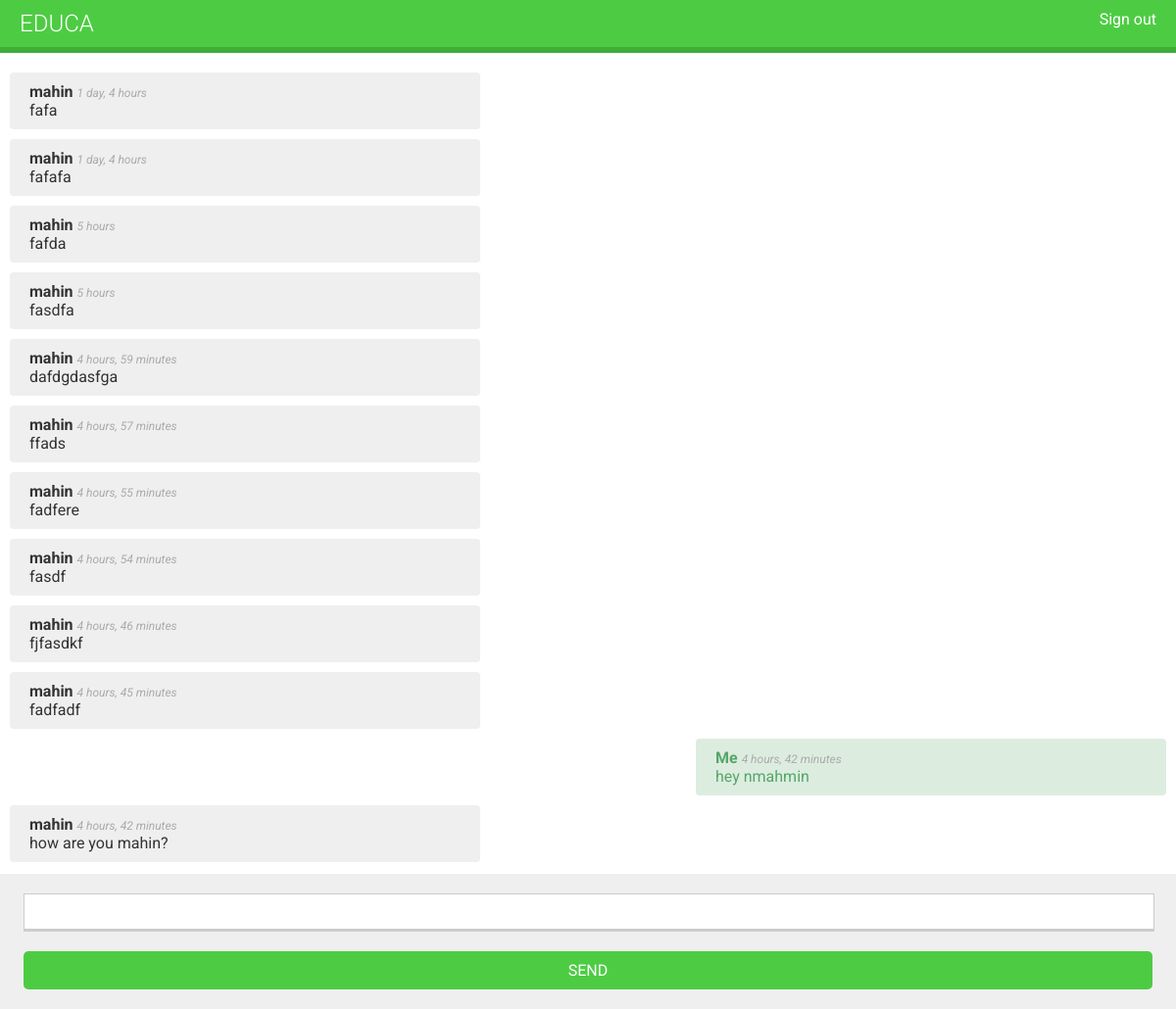
The app's page /chat/room/2/ (signed in) with its own data.
### chat/models.py (models this page shows)
class ChatData(models.Model):
    room_name = models.CharField(max_length=20)
    user = models.ForeignKey(get_user_model(), on_delete=models.SET_NULL, null=True)
    message = models.CharField(max_length=100)
    date = models.DateTimeField()

### chat/views.py (the view)
# urls.py: path('room/<int:course_id>/', views.course_chat_room, name="course_chat_room"),
@login_required
def course_chat_room(request, course_id):
    try:
        course = request.user.courses_joined.get(id=course_id)
        room_name = f'chat_{course_id}'
        msg = ChatData.objects.filter(room_name=room_name)
    except:
        return HttpResponseForbidden()
    return render(request, 'chat/room.html', {'course': course, 'msg': msg})

### templates/chat/room.html (shortened to what this page needs)
{% extends "base.html" %}
{% block content %}
    <div id="chat">
    {% for m in msg %}
        {% with sender=m.user %}
        <div class="message {% if sender == request.user %}me{% else %}other{% endif %}">
            <strong>{% if sender == request.user %}Me{% else %}{{ user.username }}{% endif %}</strong>
            <span class="date">{{ m.date|timesince }}</span><br>
            {{ m.message }}
        </div>
        {% endwith %}
    {% endfor %}
    </div>
    <div id="chat-input">
        <input id="chat-message-input" type="text">
        <input id="chat-message-submit" type="submit" value="Send">
    </div>
{% endblock %}

### static/css/base.css (style rules this page uses)
body { margin:0; font-family:'Roboto', sans-serif; font-weight:400; color:#333; }
input, select, textarea { border:1px solid #ccc; border-bottom:3px solid #ccc; padding:8px 12px; font-size:16px; font-family:'Roboto', sans-serif; float:left; clear:both; width:300px; }
input[type=submit], a.button { border-radius:5px; background:#4dcc43; color:#fff; font-size:16px; text-transform:uppercase; border:none; padding:10px 20px; margin:20px 0; }
#chat { top: 64px; bottom:0; position:fixed; width:100%; overflow-y:scroll; padding-bottom:150px; }
#chat .message { background:#efefef; padding:10px 20px; border-radius:4px; width:auto; display:inline; float:left; margin:10px 10px 0; min-width:440px; clear:both; }
#chat .message.me { display:inline; float:right; background:#DCEDE0; color:#56A668; }
#chat .date { color:#aaa; font-style:italic; font-size:12px; }
#chat-input { position:absolute; bottom:0; background:#efefef; width:100%; padding-top:20px; }
#chat-input input { width:96%; position:left; float:left; display:inline; margin-left:2%; margin-right:2%; padding-left:0; padding-right:0; }

### records on screen
ChatData: date "1 day, 4 hours", message "fafa"
ChatData: date "1 day, 4 hours", message "fafafa"
ChatData: date "5 hours", message "fafda"
ChatData: date "5 hours", message "fasdfa"
ChatData: date "4 hours, 59 minutes", message "dafdgdasfga"
ChatData: date "4 hours, 57 minutes", message "ffads"
ChatData: date "4 hours, 55 minutes", message "fadfere"
ChatData: date "4 hours, 54 minutes", message "fasdf"
ChatData: date "4 hours, 46 minutes", message "fjfasdkf"
ChatData: date "4 hours, 45 minutes", message "fadfadf"
ChatData: shows "Me", date "4 hours, 42 minutes", message "hey nmahmin"
ChatData: date "4 hours, 42 minutes", message "how are you mahin?"

### other values on screen
{{ user.username }} "mahin"
